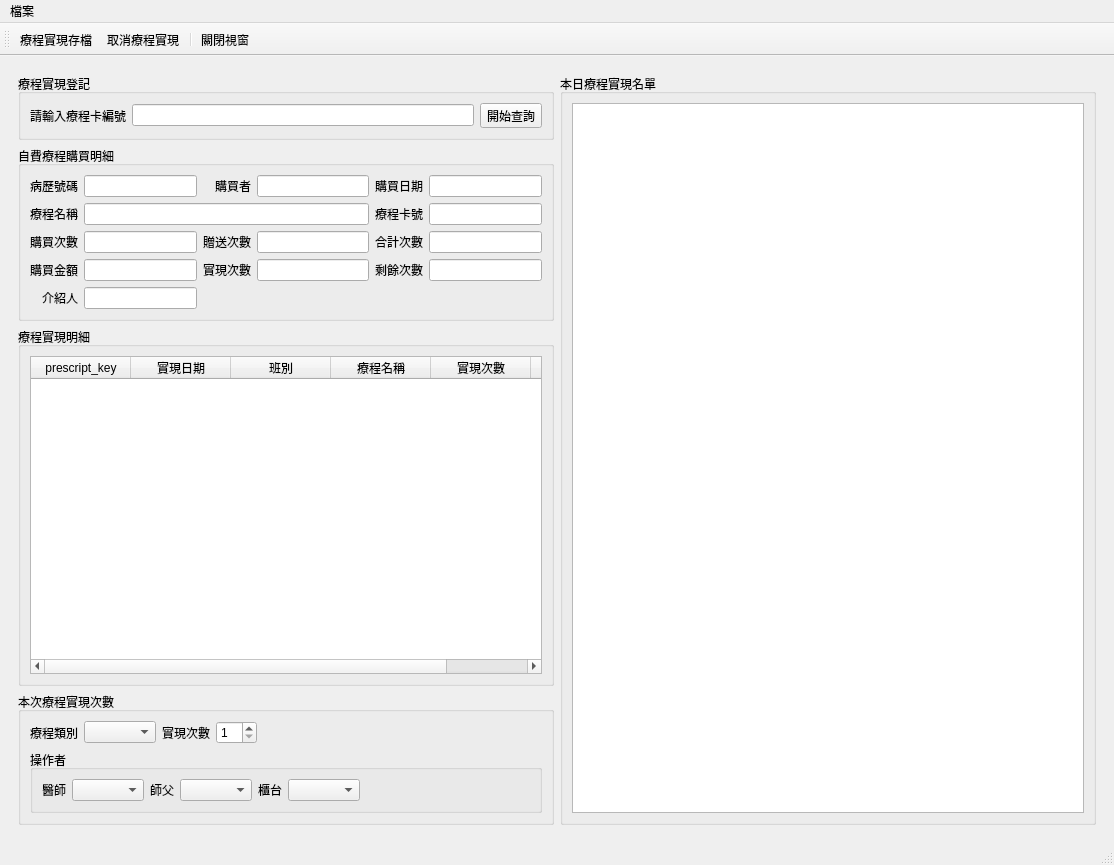
<?xml version="1.0" encoding="UTF-8"?>
<ui version="4.0">
 <class>CourseAccomplishWindow</class>
 <widget class="QMainWindow" name="CourseAccomplishWindow">
  <property name="geometry">
   <rect>
    <x>0</x>
    <y>0</y>
    <width>1114</width>
    <height>865</height>
   </rect>
  </property>
  <property name="windowTitle">
   <string>療程實現</string>
  </property>
  <widget class="QWidget" name="centralwidget">
   <layout class="QHBoxLayout" name="horizontalLayout">
    <item>
     <layout class="QHBoxLayout" name="horizontalLayout_2">
      <property name="leftMargin">
       <number>9</number>
      </property>
      <property name="topMargin">
       <number>9</number>
      </property>
      <property name="rightMargin">
       <number>9</number>
      </property>
      <property name="bottomMargin">
       <number>9</number>
      </property>
      <item>
       <layout class="QVBoxLayout" name="verticalLayout_2">
        <item>
         <widget class="QGroupBox" name="groupBox_booking">
          <property name="title">
           <string>療程實現登記</string>
          </property>
          <layout class="QGridLayout" name="gridLayout">
           <item row="0" column="2">
            <widget class="QToolButton" name="toolButton_course_query">
             <property name="text">
              <string>開始查詢</string>
             </property>
             <property name="icon">
              <iconset>
               <normaloff>../icons/dialog-ok.svg</normaloff>../icons/dialog-ok.svg</iconset>
             </property>
             <property name="toolButtonStyle">
              <enum>Qt::ToolButtonTextBesideIcon</enum>
             </property>
            </widget>
           </item>
           <item row="0" column="0">
            <widget class="QLabel" name="label">
             <property name="text">
              <string>請輸入療程卡編號</string>
             </property>
            </widget>
           </item>
           <item row="0" column="1">
            <widget class="QLineEdit" name="lineEdit_query">
             <property name="clearButtonEnabled">
              <bool>true</bool>
             </property>
            </widget>
           </item>
          </layout>
         </widget>
        </item>
        <item>
         <widget class="QGroupBox" name="groupBox_cases">
          <property name="title">
           <string>自費療程購買明細</string>
          </property>
          <layout class="QGridLayout" name="gridLayout_2">
           <item row="2" column="2">
            <widget class="QLabel" name="label_16">
             <property name="text">
              <string>贈送次數</string>
             </property>
            </widget>
           </item>
           <item row="0" column="3">
            <widget class="QLineEdit" name="lineEdit_name">
             <property name="readOnly">
              <bool>true</bool>
             </property>
            </widget>
           </item>
           <item row="0" column="0">
            <widget class="QLabel" name="label_14">
             <property name="text">
              <string>病歷號碼</string>
             </property>
             <property name="alignment">
              <set>Qt::AlignRight|Qt::AlignTrailing|Qt::AlignVCenter</set>
             </property>
            </widget>
           </item>
           <item row="0" column="4">
            <widget class="QLabel" name="label_4">
             <property name="text">
              <string>購買日期</string>
             </property>
            </widget>
           </item>
           <item row="1" column="5">
            <widget class="QLineEdit" name="lineEdit_invoice_no">
             <property name="readOnly">
              <bool>true</bool>
             </property>
            </widget>
           </item>
           <item row="2" column="3">
            <widget class="QLineEdit" name="lineEdit_bonus">
             <property name="alignment">
              <set>Qt::AlignRight|Qt::AlignTrailing|Qt::AlignVCenter</set>
             </property>
             <property name="readOnly">
              <bool>true</bool>
             </property>
            </widget>
           </item>
           <item row="0" column="1">
            <widget class="QLineEdit" name="lineEdit_patient_key">
             <property name="alignment">
              <set>Qt::AlignRight|Qt::AlignTrailing|Qt::AlignVCenter</set>
             </property>
             <property name="readOnly">
              <bool>true</bool>
             </property>
            </widget>
           </item>
           <item row="0" column="5">
            <widget class="QLineEdit" name="lineEdit_case_date">
             <property name="readOnly">
              <bool>true</bool>
             </property>
            </widget>
           </item>
           <item row="2" column="1">
            <widget class="QLineEdit" name="lineEdit_quantity">
             <property name="alignment">
              <set>Qt::AlignRight|Qt::AlignTrailing|Qt::AlignVCenter</set>
             </property>
             <property name="readOnly">
              <bool>true</bool>
             </property>
            </widget>
           </item>
           <item row="2" column="0">
            <widget class="QLabel" name="label_8">
             <property name="text">
              <string>購買次數</string>
             </property>
            </widget>
           </item>
           <item row="0" column="2">
            <widget class="QLabel" name="label_2">
             <property name="text">
              <string>購買者</string>
             </property>
             <property name="alignment">
              <set>Qt::AlignRight|Qt::AlignTrailing|Qt::AlignVCenter</set>
             </property>
            </widget>
           </item>
           <item row="1" column="4">
            <widget class="QLabel" name="label_9">
             <property name="text">
              <string>療程卡號</string>
             </property>
             <property name="alignment">
              <set>Qt::AlignRight|Qt::AlignTrailing|Qt::AlignVCenter</set>
             </property>
            </widget>
           </item>
           <item row="1" column="1" colspan="3">
            <widget class="QLineEdit" name="lineEdit_medicine_name">
             <property name="readOnly">
              <bool>true</bool>
             </property>
            </widget>
           </item>
           <item row="1" column="0">
            <widget class="QLabel" name="label_5">
             <property name="text">
              <string>療程名稱</string>
             </property>
            </widget>
           </item>
           <item row="4" column="1">
            <widget class="QLineEdit" name="lineEdit_introducer">
             <property name="readOnly">
              <bool>true</bool>
             </property>
            </widget>
           </item>
           <item row="4" column="0">
            <widget class="QLabel" name="label_13">
             <property name="text">
              <string>介紹人</string>
             </property>
             <property name="alignment">
              <set>Qt::AlignRight|Qt::AlignTrailing|Qt::AlignVCenter</set>
             </property>
            </widget>
           </item>
           <item row="3" column="5">
            <widget class="QLineEdit" name="lineEdit_remain">
             <property name="alignment">
              <set>Qt::AlignRight|Qt::AlignTrailing|Qt::AlignVCenter</set>
             </property>
             <property name="readOnly">
              <bool>true</bool>
             </property>
            </widget>
           </item>
           <item row="3" column="4">
            <widget class="QLabel" name="label_7">
             <property name="text">
              <string>剩餘次數</string>
             </property>
            </widget>
           </item>
           <item row="3" column="3">
            <widget class="QLineEdit" name="lineEdit_usage">
             <property name="alignment">
              <set>Qt::AlignRight|Qt::AlignTrailing|Qt::AlignVCenter</set>
             </property>
             <property name="readOnly">
              <bool>true</bool>
             </property>
            </widget>
           </item>
           <item row="3" column="2">
            <widget class="QLabel" name="label_6">
             <property name="text">
              <string>實現次數</string>
             </property>
            </widget>
           </item>
           <item row="3" column="0">
            <widget class="QLabel" name="label_15">
             <property name="text">
              <string>購買金額</string>
             </property>
             <property name="alignment">
              <set>Qt::AlignRight|Qt::AlignTrailing|Qt::AlignVCenter</set>
             </property>
            </widget>
           </item>
           <item row="3" column="1">
            <widget class="QLineEdit" name="lineEdit_total_fee">
             <property name="alignment">
              <set>Qt::AlignRight|Qt::AlignTrailing|Qt::AlignVCenter</set>
             </property>
             <property name="readOnly">
              <bool>true</bool>
             </property>
            </widget>
           </item>
           <item row="2" column="4">
            <widget class="QLabel" name="label_18">
             <property name="text">
              <string>合計次數</string>
             </property>
            </widget>
           </item>
           <item row="2" column="5">
            <widget class="QLineEdit" name="lineEdit_total_quantity">
             <property name="alignment">
              <set>Qt::AlignRight|Qt::AlignTrailing|Qt::AlignVCenter</set>
             </property>
             <property name="readOnly">
              <bool>true</bool>
             </property>
            </widget>
           </item>
          </layout>
         </widget>
        </item>
        <item>
         <widget class="QGroupBox" name="groupBox_prescript">
          <property name="title">
           <string>療程實現明細</string>
          </property>
          <layout class="QGridLayout" name="gridLayout_4">
           <item row="0" column="0">
            <widget class="QTableWidget" name="tableWidget_prescript">
             <property name="editTriggers">
              <set>QAbstractItemView::NoEditTriggers</set>
             </property>
             <property name="alternatingRowColors">
              <bool>true</bool>
             </property>
             <property name="selectionMode">
              <enum>QAbstractItemView::SingleSelection</enum>
             </property>
             <property name="selectionBehavior">
              <enum>QAbstractItemView::SelectRows</enum>
             </property>
             <column>
              <property name="text">
               <string>prescript_key</string>
              </property>
             </column>
             <column>
              <property name="text">
               <string>實現日期</string>
              </property>
             </column>
             <column>
              <property name="text">
               <string>班別</string>
              </property>
             </column>
             <column>
              <property name="text">
               <string>療程名稱</string>
              </property>
             </column>
             <column>
              <property name="text">
               <string>實現次數</string>
              </property>
             </column>
             <column>
              <property name="text">
               <string>操作者</string>
              </property>
             </column>
            </widget>
           </item>
          </layout>
         </widget>
        </item>
        <item>
         <widget class="QGroupBox" name="groupBox_course_accomplish">
          <property name="title">
           <string>本次療程實現次數</string>
          </property>
          <layout class="QGridLayout" name="gridLayout_3">
           <item row="0" column="4">
            <spacer name="horizontalSpacer">
             <property name="orientation">
              <enum>Qt::Horizontal</enum>
             </property>
             <property name="sizeHint" stdset="0">
              <size>
               <width>40</width>
               <height>20</height>
              </size>
             </property>
            </spacer>
           </item>
           <item row="0" column="2">
            <widget class="QLabel" name="label_19">
             <property name="text">
              <string>實現次數</string>
             </property>
            </widget>
           </item>
           <item row="0" column="3">
            <widget class="QSpinBox" name="spinBox_quantity">
             <property name="minimum">
              <number>1</number>
             </property>
             <property name="maximum">
              <number>10</number>
             </property>
            </widget>
           </item>
           <item row="0" column="0">
            <widget class="QLabel" name="label_3">
             <property name="text">
              <string>療程類別</string>
             </property>
            </widget>
           </item>
           <item row="0" column="1">
            <widget class="QComboBox" name="comboBox_treat_type"/>
           </item>
           <item row="1" column="0" colspan="5">
            <widget class="QGroupBox" name="groupBox_6">
             <property name="title">
              <string>操作者</string>
             </property>
             <property name="flat">
              <bool>true</bool>
             </property>
             <layout class="QGridLayout" name="gridLayout_5">
              <item row="0" column="2">
               <widget class="QLabel" name="label_11">
                <property name="text">
                 <string>師父</string>
                </property>
               </widget>
              </item>
              <item row="0" column="5">
               <widget class="QComboBox" name="comboBox_nursing_assistant"/>
              </item>
              <item row="0" column="3">
               <widget class="QComboBox" name="comboBox_massager"/>
              </item>
              <item row="0" column="4">
               <widget class="QLabel" name="label_12">
                <property name="text">
                 <string>櫃台</string>
                </property>
               </widget>
              </item>
              <item row="0" column="1">
               <widget class="QComboBox" name="comboBox_doctor"/>
              </item>
              <item row="0" column="0">
               <widget class="QLabel" name="label_10">
                <property name="text">
                 <string>醫師</string>
                </property>
               </widget>
              </item>
              <item row="0" column="6">
               <spacer name="horizontalSpacer_2">
                <property name="orientation">
                 <enum>Qt::Horizontal</enum>
                </property>
                <property name="sizeHint" stdset="0">
                 <size>
                  <width>40</width>
                  <height>20</height>
                 </size>
                </property>
               </spacer>
              </item>
             </layout>
            </widget>
           </item>
          </layout>
         </widget>
        </item>
       </layout>
      </item>
      <item>
       <widget class="QGroupBox" name="groupBox_2">
        <property name="title">
         <string>本日療程實現名單</string>
        </property>
        <layout class="QVBoxLayout" name="verticalLayout">
         <item>
          <widget class="QTableWidget" name="tableWidget"/>
         </item>
        </layout>
       </widget>
      </item>
     </layout>
    </item>
   </layout>
  </widget>
  <widget class="QStatusBar" name="statusbar"/>
  <widget class="QToolBar" name="toolBar">
   <property name="windowTitle">
    <string>toolBar</string>
   </property>
   <property name="toolButtonStyle">
    <enum>Qt::ToolButtonTextUnderIcon</enum>
   </property>
   <attribute name="toolBarArea">
    <enum>TopToolBarArea</enum>
   </attribute>
   <attribute name="toolBarBreak">
    <bool>false</bool>
   </attribute>
   <addaction name="action_save"/>
   <addaction name="action_cancel"/>
   <addaction name="separator"/>
   <addaction name="action_close"/>
  </widget>
  <widget class="QMenuBar" name="menubar">
   <property name="geometry">
    <rect>
     <x>0</x>
     <y>0</y>
     <width>1114</width>
     <height>32</height>
    </rect>
   </property>
   <widget class="QMenu" name="menu">
    <property name="title">
     <string>檔案</string>
    </property>
   </widget>
   <addaction name="menu"/>
  </widget>
  <action name="action_close">
   <property name="icon">
    <iconset>
     <normaloff>../icons/application-exit.svg</normaloff>../icons/application-exit.svg</iconset>
   </property>
   <property name="text">
    <string>關閉視窗</string>
   </property>
  </action>
  <action name="action_cancel">
   <property name="icon">
    <iconset>
     <normaloff>../icons/cancel.svg</normaloff>../icons/cancel.svg</iconset>
   </property>
   <property name="text">
    <string>取消療程實現</string>
   </property>
   <property name="toolTip">
    <string>取消療程實現</string>
   </property>
  </action>
  <action name="action_save">
   <property name="icon">
    <iconset>
     <normaloff>../icons/dialog-ok.svg</normaloff>../icons/dialog-ok.svg</iconset>
   </property>
   <property name="text">
    <string>療程實現存檔</string>
   </property>
   <property name="toolTip">
    <string>療程實現存檔</string>
   </property>
  </action>
 </widget>
 <tabstops>
  <tabstop>lineEdit_query</tabstop>
  <tabstop>toolButton_course_query</tabstop>
  <tabstop>lineEdit_name</tabstop>
  <tabstop>lineEdit_case_date</tabstop>
  <tabstop>tableWidget_prescript</tabstop>
  <tabstop>spinBox_quantity</tabstop>
  <tabstop>comboBox_doctor</tabstop>
  <tabstop>comboBox_massager</tabstop>
  <tabstop>comboBox_nursing_assistant</tabstop>
  <tabstop>tableWidget</tabstop>
 </tabstops>
 <resources/>
 <connections/>
</ui>
